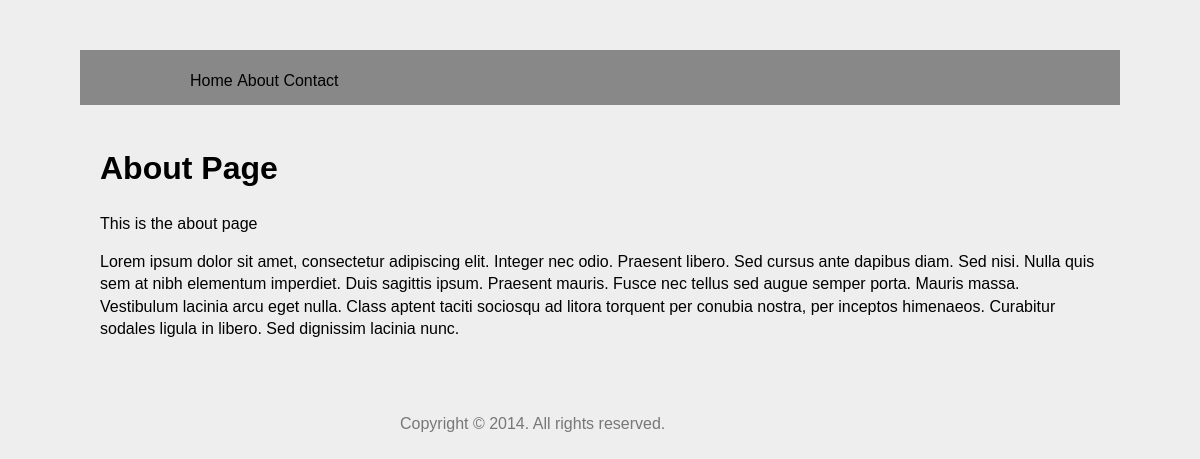
Page /index.php/site/about on the committed database.
### tables this page shows
CREATE TABLE IF NOT EXISTS `pagedata` (
  `id` int(11) NOT NULL AUTO_INCREMENT,
  `title` varchar(140) NOT NULL,
  `page` varchar(50) NOT NULL,
  `text1` text NOT NULL,
  `text2` text NOT NULL,
  PRIMARY KEY (`id`)
);

### application/controllers/site.php (called while the page is built, shortened)
<?php if ( ! defined('BASEPATH')) exit('No direct script access allowed');
class Site extends CI_Controller {
	public function about(){
		$this->load->model("model_get");
		$data['title'] = "About Us";
		$this->load->view("site_header", $data);
		$data["results"] = $this->model_get->getData("about");
		$this->load->view("site_nav");
		$this->load->view("content_about", $data);
		$this->load->view("site_footer");
	}
}

### index.php (called while the page is built, shortened)
<?php
require_once BASEPATH.'core/CodeIgniter.php';

### application/models/model_get.php (called while the page is built)
<?php
	class Model_get extends CI_Model{
		function getData($page){
			$query = $this->db->get_where("pageData", array("page" => $page));
			return $query->result();
		}
	}
?>

### application/views/content_about.php (the view)
<div id="content">
		<?php
			foreach($results as $row){
				$title = $row->title;
				$text1 = $row->text1;
				$text2 = $row->text2;
			}
			echo heading($title, 1);
		?>
		<p><?php echo $text1; ?></p>
		<p><?php echo $text2; ?></p>
</div>

### css/main.css (style rules this page uses)
html, button, input, select, textarea { color: #222; }
html { font-size: 1em; line-height: 1.4; }
body, html { margin: 0; padding: 0; }
body { background-color: #EEE; }
h1, h2, h3, h4, p, a, li, ul, div { font-family: arial, sans-serif; color: black; text-decoration: none; }
#content { max-width: 1000px; min-height: 100%; margin: 0 auto; padding: 20px; }

### rows in the picture
pagedata: title "About Page", text1 "This is the about page", text2 "Lorem ipsum dolor sit amet, consectetur adipiscing elit. Integer nec odio. Praesent libero. Sed cursus ante dapibus diam. Sed nisi. Nulla quis sem at nibh elementum imperdiet. Duis sagittis ipsum. Praesent mauris. Fusce nec tellus sed augue semper porta. Mauris massa. Vestibulum lacinia arcu eget nulla. Class aptent taciti sociosqu ad litora torquent per conubia nostra, per inceptos himenaeos. Curabitur sodales ligula in libero. Sed dignissim lacinia nunc."
